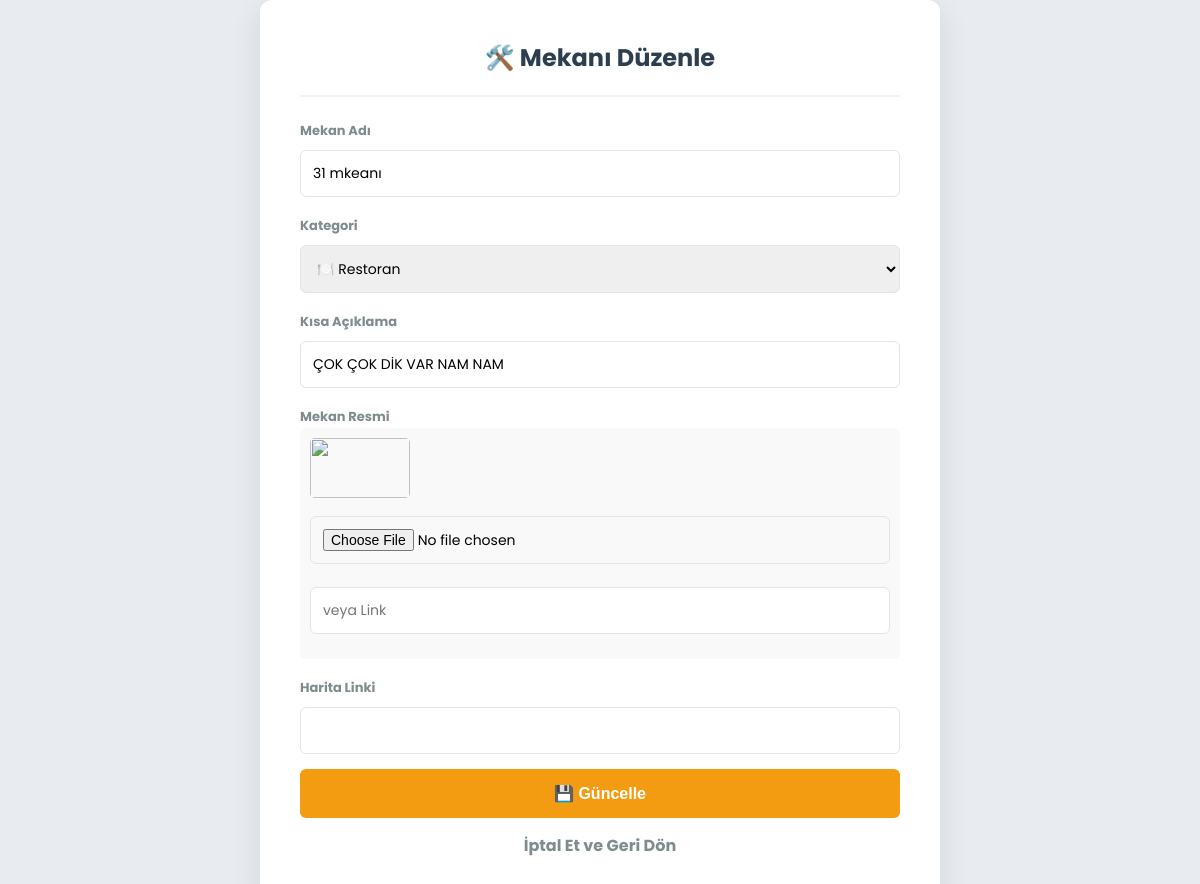
Page /GeziRehberi/admin/mekan_duzenle.php?id=39 (signed in) on the committed database.
### tables this page shows
CREATE TABLE `sehir_detaylari` (
  `id` int(11) NOT NULL,
  `sehir_id` int(11) NOT NULL,
  `baslik` varchar(100) DEFAULT NULL,
  `kategori` varchar(50) DEFAULT NULL,
  `aciklama` varchar(255) DEFAULT NULL,
  `resim_url` varchar(255) DEFAULT NULL,
  `harita_url` varchar(255) DEFAULT NULL
);

### GeziRehberi/admin/mekan_duzenle.php (the view, shortened to what this page needs)
<?php
require_once '../includes/db.php';
$id = $_GET['id'];
$stmt = $db->prepare("SELECT * FROM sehir_detaylari WHERE id = :id");
$stmt->execute([':id' => $id]);
$mekan = $stmt->fetch(PDO::FETCH_ASSOC);
$sehir_id = $mekan['sehir_id'];
?>
<!DOCTYPE html>
<html lang="tr">
<head>
    <link rel="stylesheet" href="https://cdnjs.cloudflare.com/ajax/libs/font-awesome/6.0.0-beta3/css/all.min.css">
</head>
<body>
    <div class="edit-box">
        <h2>🛠️ Mekanı Düzenle</h2>
        <form method="POST" enctype="multipart/form-data">
            <label>Mekan Adı</label>
            <input type="text" name="baslik" value="<?php echo htmlspecialchars($mekan['baslik']); ?>" required>
            <label>Kategori</label>
            <select name="kategori">
                <option value="restoran" <?php if($mekan['kategori']=='restoran') echo 'selected'; ?>>🍽️ Restoran</option>
            </select>
            <label>Kısa Açıklama</label>
            <input type="text" name="aciklama" value="<?php echo htmlspecialchars($mekan['aciklama']); ?>" required>
            <label>Mekan Resmi</label>
            <div style="background:#f9f9f9; padding:10px; border-radius:6px; margin-bottom:15px;">
                <img src="../<?php echo htmlspecialchars($mekan['resim_url']); ?>" class="current-img">
                <input type="file" name="mekan_dosya">
                <input type="text" name="mekan_resim_url" value="<?php echo htmlspecialchars($mekan['resim_url']); ?>" placeholder="veya Link">
            </div>
            <label>Harita Linki</label>
            <input type="text" name="harita_url" value="<?php echo htmlspecialchars($mekan['harita_url']); ?>">
            <button type="submit" class="btn-update">💾 Güncelle</button>
            <a href="duzenle.php?id=<?php echo $sehir_id; ?>" class="btn-cancel">İptal Et ve Geri Dön</a>
        </form>
    </div>
</body>
</html>

### GeziRehberi/admin/mekan_duzenle.php (style rules this page uses)
body { font-family: 'Poppins', sans-serif; background-color: #e8ecf1; display: flex; justify-content: center; align-items: center; min-height: 100vh; margin: 0; }
.edit-box { background: white; padding: 40px; border-radius: 12px; box-shadow: 0 10px 30px rgba(0,0,0,0.1); width: 90%; max-width: 600px; }
h2 { color: #2c3e50; text-align: center; margin-top: 0; border-bottom: 2px solid #f0f2f5; padding-bottom: 20px; }
input, select { width: 100%; padding: 12px; margin: 8px 0 15px; border: 1px solid #dfe6e9; border-radius: 6px; box-sizing: border-box; font-family: inherit; font-size: 14px; }
label { font-size: 13px; font-weight: bold; color: #7f8c8d; }
.btn-update { background-color: #f39c12; color: white; border: none; padding: 15px; border-radius: 6px; cursor: pointer; font-weight: bold; width: 100%; font-size: 16px; transition: 0.3s; }
.btn-cancel { display: block; text-align: center; margin-top: 15px; color: #7f8c8d; text-decoration: none; font-weight: bold; }
.current-img { width: 100px; height: 60px; object-fit: cover; border-radius: 5px; margin-bottom: 10px; display: block; }

### rows in the picture
sehir_detaylari: baslik "31 mkeanı", kategori "🍽️ Restoran", aciklama "ÇOK ÇOK DİK VAR NAM NAM"
